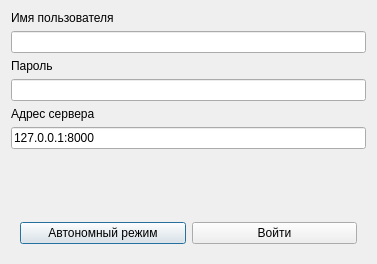
<?xml version="1.0" encoding="UTF-8"?>
<ui version="4.0">
 <class>LoginForm</class>
 <widget class="QDialog" name="LoginForm">
  <property name="geometry">
   <rect>
    <x>0</x>
    <y>0</y>
    <width>377</width>
    <height>264</height>
   </rect>
  </property>
  <property name="windowTitle">
   <string>Dialog</string>
  </property>
  <layout class="QVBoxLayout" name="verticalLayout">
   <item>
    <widget class="QLabel" name="label">
     <property name="text">
      <string>Имя пользователя</string>
     </property>
    </widget>
   </item>
   <item>
    <widget class="QLineEdit" name="edtUsername"/>
   </item>
   <item>
    <widget class="QLabel" name="label_2">
     <property name="text">
      <string>Пароль</string>
     </property>
    </widget>
   </item>
   <item>
    <widget class="QLineEdit" name="edtPassword">
     <property name="echoMode">
      <enum>QLineEdit::Password</enum>
     </property>
    </widget>
   </item>
   <item>
    <widget class="QLabel" name="label_3">
     <property name="text">
      <string>Адрес сервера</string>
     </property>
    </widget>
   </item>
   <item>
    <widget class="QLineEdit" name="edtServerAddress">
     <property name="text">
      <string>127.0.0.1:8000</string>
     </property>
    </widget>
   </item>
   <item>
    <widget class="QLabel" name="lblStatus">
     <property name="text">
      <string/>
     </property>
    </widget>
   </item>
   <item>
    <spacer name="verticalSpacer">
     <property name="orientation">
      <enum>Qt::Vertical</enum>
     </property>
     <property name="sizeHint" stdset="0">
      <size>
       <width>20</width>
       <height>40</height>
      </size>
     </property>
    </spacer>
   </item>
   <item>
    <widget class="QWidget" name="horizontalWidget" native="true">
     <layout class="QHBoxLayout" name="horizontalLayout">
      <item>
       <widget class="QPushButton" name="btnAutonomyMode">
        <property name="text">
         <string>Автономный режим</string>
        </property>
       </widget>
      </item>
      <item>
       <widget class="QPushButton" name="btnLogin">
        <property name="text">
         <string>Войти</string>
        </property>
       </widget>
      </item>
     </layout>
    </widget>
   </item>
  </layout>
 </widget>
 <resources/>
 <connections/>
</ui>
